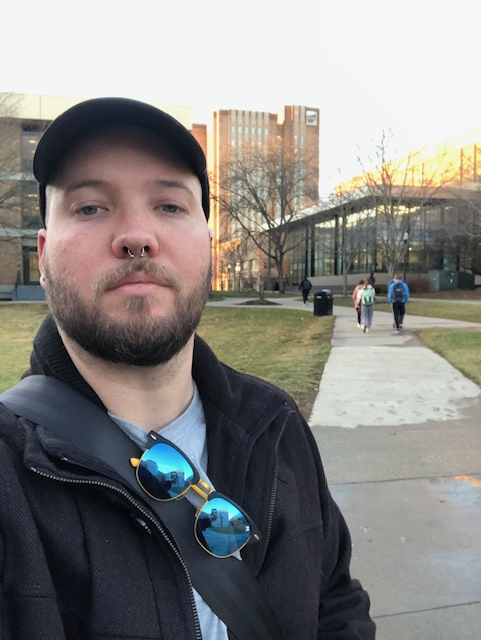
//> input picture Project1/Example_Images/KSUSelfie.jpg, 481 x 640 px
$ ./main   (built with g++ and OpenCV 4)
//> lines starting //> are read from the running program, lines starting //| are printed output that depends on the picture; pictures that were not available may be replaced by others from this repository, and a replacement may not be noted
#include <opencv2/core.hpp>
#include <opencv2/imgcodecs.hpp>
#include <opencv2/highgui.hpp>
#include <opencv2/imgproc.hpp>
#include <iostream>
#include <cmath>
#include <vector>
#include <algorithm>
using std::max;
using std::vector;
using namespace cv;

//folder defaults for images
//alternatively, command line input
//change this to save images to desired folder
std::string output_folder_path = "Data\\output\\";
//change this to input desired photo
std::string input_file_path = "Data\\input\\KSUSelfie.jpg";

/*********************************************************************************************************************************************
*                                                            FUNCTONS                                                                        *
**********************************************************************************************************************************************/
void show_image(Mat img, std::string window_name = "New Window", int xplace = 0, int yplace = 0) {
    //create window with name, show window, place window
    namedWindow(window_name, WINDOW_AUTOSIZE);
    imshow(window_name, img);
    moveWindow(window_name, xplace, yplace);
}

void save_image(Mat img, std::string end_file_name) {
    std::string img_path = output_folder_path + end_file_name;
    imwrite(img_path, img);
}

//loop over every other pixel of original image, set to every pixel of half image
void halve_color_image(Mat big, Mat small) {
    for (int i = 0; i < big.rows; i += 2) {
        for (int j = 0; j < big.cols; j += 2) {
            small.at<Vec3b>(i / 2, j / 2) = big.at<Vec3b>(i, j);
        }
    }
}

//doubling each pixel in horizontal and vertical direction
//actually making 4 total copies to complete each square.
void double_color_image(Mat small, Mat big) {
    for (int i = 0; i < big.rows; i++) {
        for (int j = 0; j < big.cols; j++) {
            big.at<Vec3b>(i, j) = small.at<Vec3b>(floor(i / 2), floor(j / 2));
        }
    }
}

//function for blending pixels by averaging surounding pixels
void blend_color_pixels(Mat img, int input_reach=3) {
    int sum0;
    int sum1;
    int sum2;
    int reach = input_reach;
    int reachsq = reach * reach;
    //loop through most pixels, not overreaching the edge of the image
    for (int i = 0; i < img.rows - reach; i++) {
        for (int j = 0; j < img.cols - reach; j++) {
            sum0 = 0;
            sum1 = 0;
            sum2 = 0;

            //sum surrounding channels
            for (int k = i; k < i + reach; k++) {
                for (int l = j; l < j + reach; l++) {
                    sum0 += img.at<Vec3b>(k, j)[0];
                    sum1 += img.at<Vec3b>(k, j)[1];
                    sum2 += img.at<Vec3b>(k, j)[2];
                }
            }
            //average the surrounding channels and set to current pixel
            img.at<Vec3b>(i, j)[0] = sum0 / (reachsq);
            img.at<Vec3b>(i, j)[1] = sum1 / (reachsq);
            img.at<Vec3b>(i, j)[2] = sum2 / (reachsq);
        }
    }
}
void blend_color_pixels_back(Mat img, int input_reach = 3) {
    int sum0;
    int sum1;
    int sum2;
    int reach = input_reach;
    int reachsq = reach * reach;
    //loop through most pixels, not overreaching the edge of the image
    for (int i = 0; i < img.rows - reach; i++) {
        for (int j = img.cols-1; j > reach; j--) {
            sum0 = 0;
            sum1 = 0;
            sum2 = 0;

            //sum surrounding channels
            for (int k = i; k < i + reach; k++) {
                for (int l = j; l > j - reach; l--) {
                    sum0 += img.at<Vec3b>(k, j)[0];
                    sum1 += img.at<Vec3b>(k, j)[1];
                    sum2 += img.at<Vec3b>(k, j)[2];
                }
            }
            //average the surrounding channels and set to current pixel
            img.at<Vec3b>(i, j)[0] = sum0 / (reachsq);
            img.at<Vec3b>(i, j)[1] = sum1 / (reachsq);
            img.at<Vec3b>(i, j)[2] = sum2 / (reachsq);
        }
    }
}

void crude_fit(Mat original, Mat resized) {
    for (int i = 0; i < resized.rows; i++) {
        for (int j = 0; j < resized.cols; j++) {
            if (i < original.rows && j < original.cols) {
                resized.at<Vec3b>(i, j) = original.at<Vec3b>(i, j);
            }
        }
    }
}

struct {
    Vec3b red = Vec3b(8, 8, 189);
    Vec3b blue = Vec3b(255, 0, 3);
    Vec3b yellow = Vec3b(0, 255, 232);
    Vec3b skin = Vec3b(57, 167, 217);
    Vec3b brown = Vec3b(27, 70, 128);
    Vec3b black = Vec3b(0, 0, 0);
} mc;

//the following functions each draw a mario line
//added in a little black outline by hand
//could be reworked to allow for stretching or other features
void draw_mario_1(Mat img, int i, int j) {
    for (int k = j + 3; k < j + 8; k++) {
        img.at<Vec3b>(i, k) = mc.red;
        img.at<Vec3b>(i-1, k) = mc.black;
    }
    img.at<Vec3b>(i, j + 2) = mc.black;
    img.at<Vec3b>(i, j + 8) = mc.black;
}
void draw_mario_2(Mat img, int i, int j) {
    for (int k = j + 2; k < j + 11; k++) {
        img.at<Vec3b>(i, k) = mc.red;
    }
    img.at<Vec3b>(i, j+1) = mc.black;
    img.at<Vec3b>(i, j + 11) = mc.black;
}
void draw_mario_3(Mat img, int i, int j) {
    for (int k = j + 2; k < j + 9; k++) {
        if (k < j + 5) {
            img.at<Vec3b>(i, k) = mc.brown;
        }
        else if(k == j+7){
            img.at<Vec3b>(i, k) = mc.black;
        }
        else {
            img.at<Vec3b>(i, k) = mc.skin;
        }
    }
    img.at<Vec3b>(i, j + 1) = mc.black;
    img.at<Vec3b>(i, j + 9) = mc.black;
}
void draw_mario_4(Mat img, int i, int j) {
    for (int k = j + 1; k < j + 11; k++) {
        if (k == j || k == j+3) {
            img.at<Vec3b>(i, k) = mc.brown;
        }
        else if (k == j + 7) {
            img.at<Vec3b>(i, k) = mc.black;
        }
        else {
            img.at<Vec3b>(i, k) = mc.skin;
        }
    }
    img.at<Vec3b>(i, j) = mc.black;
    img.at<Vec3b>(i, j + 11) = mc.black;
}
void draw_mario_5(Mat img, int i, int j) {
    for (int k = j + 1; k < j + 12; k++) {
        if (k == j || k == j + 3 || k == j+4) {
            img.at<Vec3b>(i, k) = mc.brown;
        }
        else if (k == j + 8) {
            img.at<Vec3b>(i, k) = mc.black;
        }
        else {
            img.at<Vec3b>(i, k) = mc.skin;
        }
    }
    img.at<Vec3b>(i, j) = mc.black;
    img.at<Vec3b>(i, j + 12) = mc.black;
}
void draw_mario_6(Mat img, int i, int j) {
    for (int k = j + 2; k < j + 11; k++) {
        if (k == j) {
            img.at<Vec3b>(i, k) = mc.brown;
        }
        else if (k > j + 6) {
            img.at<Vec3b>(i, k) = mc.black;
        }
        else {
            img.at<Vec3b>(i, k) = mc.skin;
        }
    }
    img.at<Vec3b>(i, j + 1) = mc.black;
    img.at<Vec3b>(i, j + 11) = mc.black;
}
void draw_mario_7(Mat img, int i, int j) {
    for (int k = j + 3; k < j + 9; k++) {
        img.at<Vec3b>(i, k) = mc.skin;
    }
    img.at<Vec3b>(i, j + 2) = mc.black;
    img.at<Vec3b>(i, j + 9) = mc.black;
}
void draw_mario_8(Mat img, int i, int j) {
    for (int k = j + 2; k < j + 10; k++) {
        if (k == j+5 || k==j+8) {
            img.at<Vec3b>(i, k) = mc.blue;
        }
        else {
            img.at<Vec3b>(i, k) = mc.red;
        }
    }
    img.at<Vec3b>(i, j + 1) = mc.black;
    img.at<Vec3b>(i, j + 10) = mc.black;
}
void draw_mario_9(Mat img, int i, int j) {
    for (int k = j + 1; k < j + 11; k++) {
        if (k == j + 5 || k == j + 8) {
            img.at<Vec3b>(i, k) = mc.blue;
        }
        else {
            img.at<Vec3b>(i, k) = mc.red;
        }
    }
    img.at<Vec3b>(i, j) = mc.black;
    img.at<Vec3b>(i, j + 11) = mc.black;
}
void draw_mario_10(Mat img, int i, int j) {
    for (int k = j; k < j + 12; k++) {
        if (k > j + 4 && k < j + 9) {
            img.at<Vec3b>(i, k) = mc.blue;
        }
        else {
            img.at<Vec3b>(i, k) = mc.red;
        }
    }
    img.at<Vec3b>(i, j - 1) = mc.black;
    img.at<Vec3b>(i, j + 12) = mc.black;
}
void draw_mario_11(Mat img, int i, int j) {
    for (int k = j; k < j + 12; k++) {
        if (k == j+2 || k == j + 9) {
            img.at<Vec3b>(i, k) = mc.red;
        }
        else if (k == j + 4 || k == j + 6 || k == j + 7 || k == j + 9) {
            img.at<Vec3b>(i, k) = mc.blue;
        }
        else if (k == j + 5 || k == j + 8) {
            img.at<Vec3b>(i, k) = mc.yellow;
        }
        else {
            img.at<Vec3b>(i, k) = mc.skin;
        }
    }
    img.at<Vec3b>(i, j - 1) = mc.black;
    img.at<Vec3b>(i, j + 12) = mc.black;
}
void draw_mario_12(Mat img, int i, int j) {
    for (int k = j; k < j + 12; k++) {
        if (k > j + 2 && k < j + 9) {
            img.at<Vec3b>(i, k) = mc.blue;
        }
        else {
            img.at<Vec3b>(i, k) = mc.skin;
        }
    }
    img.at<Vec3b>(i, j - 1) = mc.black;
    img.at<Vec3b>(i, j + 12) = mc.black;
}
void draw_mario_13(Mat img, int i, int j) {
    for (int k = j; k < j + 12; k++) {
        if (k > j + 1 && k < j + 10) {
            img.at<Vec3b>(i, k) = mc.blue;
        }
        else {
            img.at<Vec3b>(i, k) = mc.skin;
        }
    }
    img.at<Vec3b>(i, j - 1) = mc.black;
    img.at<Vec3b>(i, j + 12) = mc.black;
}
void draw_mario_14(Mat img, int i, int j) {
    for (int k = j + 2; k < j + 10; k++) {
        if (k == j+6 || k == j+7) {
            img.at<Vec3b>(i, k) = mc.black;
        }
        else {
            img.at<Vec3b>(i, k) = mc.blue;
        }
    }
    img.at<Vec3b>(i, j + 1) = mc.black;
    img.at<Vec3b>(i, j + 10) = mc.black;
}
void draw_mario_15(Mat img, int i, int j) {
    for (int k = j + 1; k < j + 11; k++) {
        if (k == j + 6 || k == j + 7) {
            //do nothing
        }else if (k == j + 5 || k == j + 8) {
            img.at<Vec3b>(i, k) = mc.black;
        }
        else {
            img.at<Vec3b>(i, k) = mc.brown;
        }
    }
    img.at<Vec3b>(i, j) = mc.black;
    img.at<Vec3b>(i, j + 11) = mc.black;
}
void draw_mario_16(Mat img, int i, int j) {
    for (int k = j; k < j + 12; k++) {
        if ( k == j + 6 || k == j + 7) {
            //do nothing
        }else if (k == j + 5 || k == j + 8) {
            img.at<Vec3b>(i, k) = mc.black;
        }
        else {
            img.at<Vec3b>(i, k) = mc.brown;
            img.at<Vec3b>(i+1, k) = mc.black;
        }
    }
    img.at<Vec3b>(i, j - 1) = mc.black;
    img.at<Vec3b>(i, j + 12) = mc.black;
}

//this function calls the mario drawing lines on a set of conditions
void marioify(Mat img) {
    //stretch could be implemented in future
    int stretch = 1;
    int rowmin = stretch * 17;
    int colmin = stretch * 13;
    for (int i = 0; i < img.rows - rowmin; i++) {
        for (int j = 0; j < img.cols - colmin; j++) {
            //if function choosing specified intervals
            if (i % 36 == 1 && j % 20 == 1) {
                draw_mario_1(img, i, j);
                draw_mario_2(img, i+1, j);
                draw_mario_3(img, i+2, j);
                draw_mario_4(img, i+3, j);
                draw_mario_5(img, i+4, j);
                draw_mario_6(img, i+5, j);
                draw_mario_7(img, i+6, j);
                draw_mario_8(img, i+7, j);
                draw_mario_9(img, i+8, j);
                draw_mario_10(img, i+9, j);
                draw_mario_11(img, i+10, j);
                draw_mario_12(img, i+11, j);
                draw_mario_13(img, i+12, j);
                draw_mario_14(img, i+13, j);
                draw_mario_15(img, i+14, j);
                draw_mario_16(img, i+15, j);
            }
        }
    }
}

//this function skews the image pink
void pinkify(Mat img) {
    MatIterator_<Vec3b> it, end;
    for (it = img.begin<Vec3b>(), end = img.end<Vec3b>(); it != end; ++it) {
        (*it)[0] = (*it)[0] + (.1 * (255 - (*it)[0]));
        (*it)[1] = (*it)[1] - (.3 * (*it)[1]);
        (*it)[2] = (*it)[2] + .6 * (255 - (*it)[2]);
    }
}

//using the circle function to draw a target on an image
void draw_target(Mat img) {
    Mat iclone = img.clone();
    Mat target(img.size(), img.type());
    Point center(img.cols / 2, img.rows / 2);
    vector<int> rads;
    rads.push_back(30);
    for (int i = 50; i < max(img.cols / 2, img.rows / 2) + 50;i+=50) {
        rads.push_back(i);
    }

    Vec3b color;
    for (int i = rads.size()-1; i > 0; i--) {
        color = i % 2 == 0 ? mc.blue : mc.red;
        circle(target, center, rads[i], color, 50);
    }
    circle(target, center, rads[0], mc.red, -1);

    //blend target and original
    double alpha = .7;
    double beta = 1 - alpha;
    Mat combined;

    //addWeighted function to blend two images
    addWeighted(iclone, alpha, target, beta, 0.0, img);
}

//using canny to draw lines on an image
void draw_some_edges(Mat img) {
    Mat edge(img.size(), img.type());
    cvtColor(img, edge, COLOR_BGR2GRAY);
    //using canny with low thresholds
    Canny(edge, edge, 30, 30);
    cvtColor(edge, edge, COLOR_GRAY2BGR);
    //blend edges and original
    double alpha = .4;
    double beta = 1 - alpha;

    //addWeighted function to blend two images
    addWeighted(edge, alpha, img, beta, 0.0, img);
}

int main(int argc, char* argv[])
{
    //enabling command line arguments for file paths if desired
    for (int i = 1; i < argc; i++) {
        std::cout << argv[i] << std::endl;
    }
    if (argc >= 3) {
        input_file_path = argv[1];
        output_folder_path = argv[2];
        std::cout << "File paths set" << std::endl;
    }

/************************************************************************************************************
*                                               PART 1                                                      *
*************************************************************************************************************/

/******************************************* Part 1.1 ********************************************************/

    //loading image to program, including check to see if image is readable
    //if not readable, doing a rudimentary exit.
    std::string input_img = input_file_path;
    bool readable = haveImageReader(input_img);
    if (!readable) {
        std::cout << "input image not readable" << std::endl;
        std::cout << "must have image file at Data/input/" << std::endl;
        std::cout << "otherwise, specify desired input and output file locations in the command line" << std::endl;
        std::cout << "press enter to end" << std::endl;
        getchar();
        std::cout << "close this window" << std::endl;
        return 1;
    }
    else {
        std::cout << "Image readable" << std::endl;
    }
    Mat selfie = imread(input_img);
//> selfie is the input picture: 640 rows x 481 cols, CV_8UC3; mean B, G, R 130.3, 133.4, 135.3

    show_image(selfie, "Original Selfie", 45, 45);

 /******************************************* Part 1.2 ********************************************************/
    //(1) Convert image to grayscale
    Mat gray_selfie;
    cvtColor(selfie, gray_selfie, COLOR_BGR2GRAY);

    //show gray selfie
    show_image(gray_selfie, "Gray Selfie", selfie.cols + 45, 45);
    //save gray selfie
    save_image(gray_selfie, "gray_selfie.jpg");

    //(2) Extracting blue, green, red (BGR) channels from the original
    //create three copies of the original image
    Mat blue_selfie = selfie.clone();
    Mat green_selfie = selfie.clone();
    Mat red_selfie = selfie.clone();

    //for each color, at each pixel, we set the undesired channels to 0.
    //this seemed to produce less code than splitting and merging.
    //using iterator method

    MatIterator_<Vec3b> it, end;
    for (it = blue_selfie.begin<Vec3b>(), end = blue_selfie.end<Vec3b>(); it != end; ++it) {
        (*it)[1] = 0;
        (*it)[2] = 0;
    }
    for (it = green_selfie.begin<Vec3b>(), end = green_selfie.end<Vec3b>(); it != end; ++it) {
        (*it)[0] = 0;
        (*it)[2] = 0;
    }
    for (it = red_selfie.begin<Vec3b>(), end = red_selfie.end<Vec3b>(); it != end; ++it) {
        (*it)[0] = 0;
        (*it)[1] = 0;
    }

    //showing and saving color images
    show_image(blue_selfie, "Blue Selfie", selfie.cols /2, selfie.rows/2);
//> call 3 of show_image, with window_name = "Blue Selfie", xplace = 240, yplace = 320
//> in show_image (call 3), `imshow(window_name, img);`:
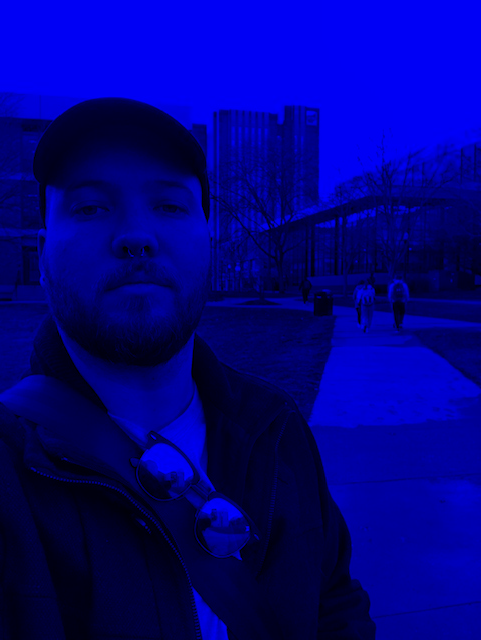
//> window 'Blue Selfie': 640 rows x 481 cols, CV_8UC3; mean B, G, R 130.3, 0, 0
    save_image(blue_selfie, "blue_selfie.jpg");

    show_image(green_selfie, "Green Selfie", selfie.cols * 1.5, selfie.rows / 2);
//> call 4 of show_image, with window_name = "Green Selfie", xplace = 721, yplace = 320
//> in show_image (call 4), `imshow(window_name, img);`:
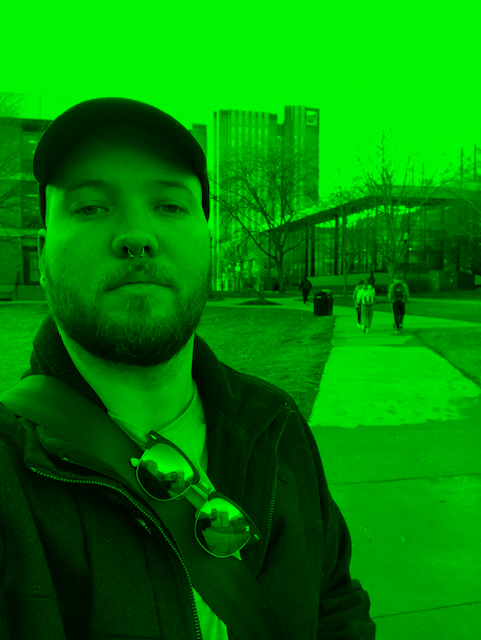
//> window 'Green Selfie': 640 rows x 481 cols, CV_8UC3; mean B, G, R 0, 133.4, 0
    save_image(green_selfie, "green_selfie.jpg");

    show_image(red_selfie, "Red Selfie", selfie.cols * 2.5, selfie.rows / 2);
//> in show_image (call 5), `imshow(window_name, img);`:
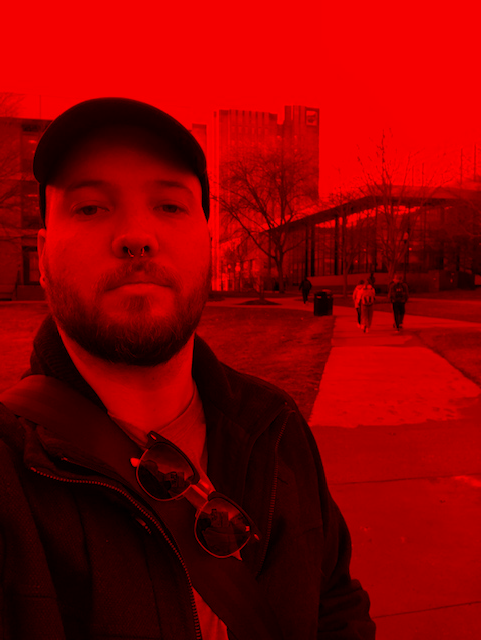
//> window 'Red Selfie': 640 rows x 481 cols, CV_8UC3; mean B, G, R 0, 0, 135.3
    save_image(red_selfie, "red_selfie.jpg");

/******************************************* Part 1.3 ********************************************************/
   //creating new matrix of half the size and the same type as the original
    Mat half_selfie(selfie.size()/2, selfie.type());
    Mat quarter_selfie(half_selfie.size() / 2, half_selfie.type());

    //call halve function twice
    halve_color_image(selfie, half_selfie);
//> after the loop in halve_color_image, `for (int i = 0; i < big.rows; i += 2)`:
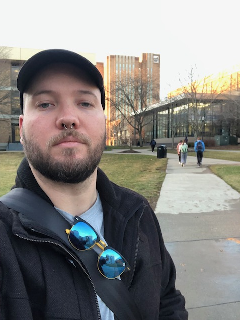
//> small: 320 rows x 240 cols, CV_8UC3; mean B, G, R 130.3, 133.3, 135.3
    halve_color_image(half_selfie, quarter_selfie);
//> after the loop in halve_color_image (call 2), `for (int i = 0; i < big.rows; i += 2)`:
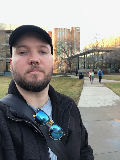
//> small: 160 rows x 120 cols, CV_8UC3; mean B, G, R 130.5, 133.5, 135.6

    show_image(half_selfie, "Half Selfie", selfie.cols * 3.5, selfie.rows / 2);
    save_image(half_selfie, "half_selfie.jpg");

    show_image(quarter_selfie, "Quarter Selfie", selfie.cols * 3.5, selfie.rows / 2 + half_selfie.rows);
    save_image(quarter_selfie, "quarter_selfie.jpg");

/******************************************* Part 1.4 ********************************************************/
  //make space for new sizes
    Mat new_half_selfie(half_selfie);
    Mat new_selfie(selfie);

    double_color_image(quarter_selfie, new_half_selfie);
    double_color_image(new_half_selfie, new_selfie);
//> after the loop in double_color_image (call 2), `for (int i = 0; i < big.rows; i++)`:
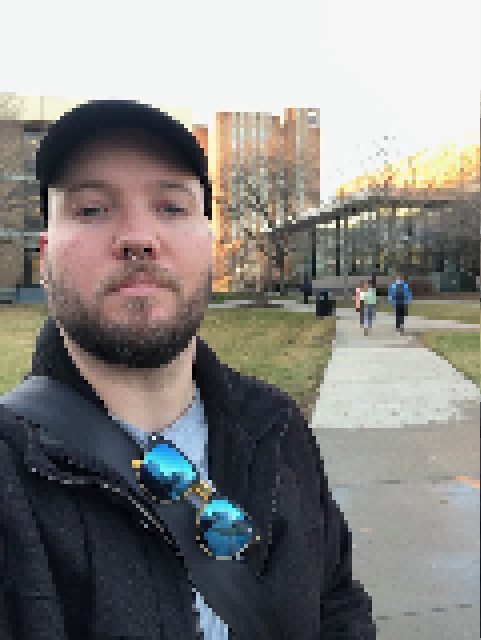
//> big: 640 rows x 481 cols, CV_8UC3; mean B, G, R 130.5, 133.5, 135.5

    show_image(new_half_selfie, "New Half Selfie", selfie.cols, selfie.rows / 4);
    save_image(new_half_selfie, "new_half_selfie.jpg");

    show_image(new_selfie, "New Selfie", 0, 0);
    save_image(new_selfie, "new_selfie.jpg");

/******************************************* Part 1.5 ********************************************************/

    Mat improved_new_selfie = new_selfie.clone();

    //our plan to improve the image is to reduce the pixelation
    //to do this, we average each pixel with its surrounding pixels
    //this should improve the transitions, making the image smoother
    //takes an input Mat object and distance of pixels "reached" in a square
    //This makes the image more blurred instead of pixelated, and stretches it slightly.
    //can play around with the number of blending passes, as well as how many pixels are averaged.
    //each round we are going once top left to bottom right, then from top right to bottom left.
    int numBlends = 2;
    int reach = 4;
    for (int i = 0; i < numBlends; i++) {
        blend_color_pixels(improved_new_selfie, reach);
        blend_color_pixels_back(improved_new_selfie, reach);
    }
//> this loop made 2 passes
//> pass 1, `blend_color_pixels_back(improved_new_selfie, reach);`:
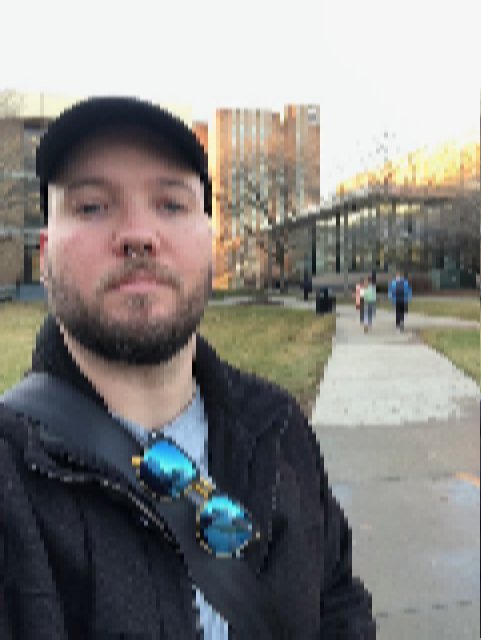
//> improved_new_selfie: 640 rows x 481 cols, CV_8UC3; mean B, G, R 129.2, 132.2, 134.2

    show_image(improved_new_selfie, "Improved New Selfie", selfie.cols);
    save_image(improved_new_selfie, "improved_new_selfie.jpg");

/******************************************* Part 1.6 ********************************************************/
   //Using library resize function with different interpolation methods
    //Nearest
    Mat nearest_half(half_selfie);
    Mat nearest_full(selfie);

    resize(quarter_selfie, nearest_half, nearest_half.size(), INTER_NEAREST);
    resize(nearest_half, nearest_full, nearest_full.size(), INTER_NEAREST);
//> (the rest of the program and of its run is left out)
